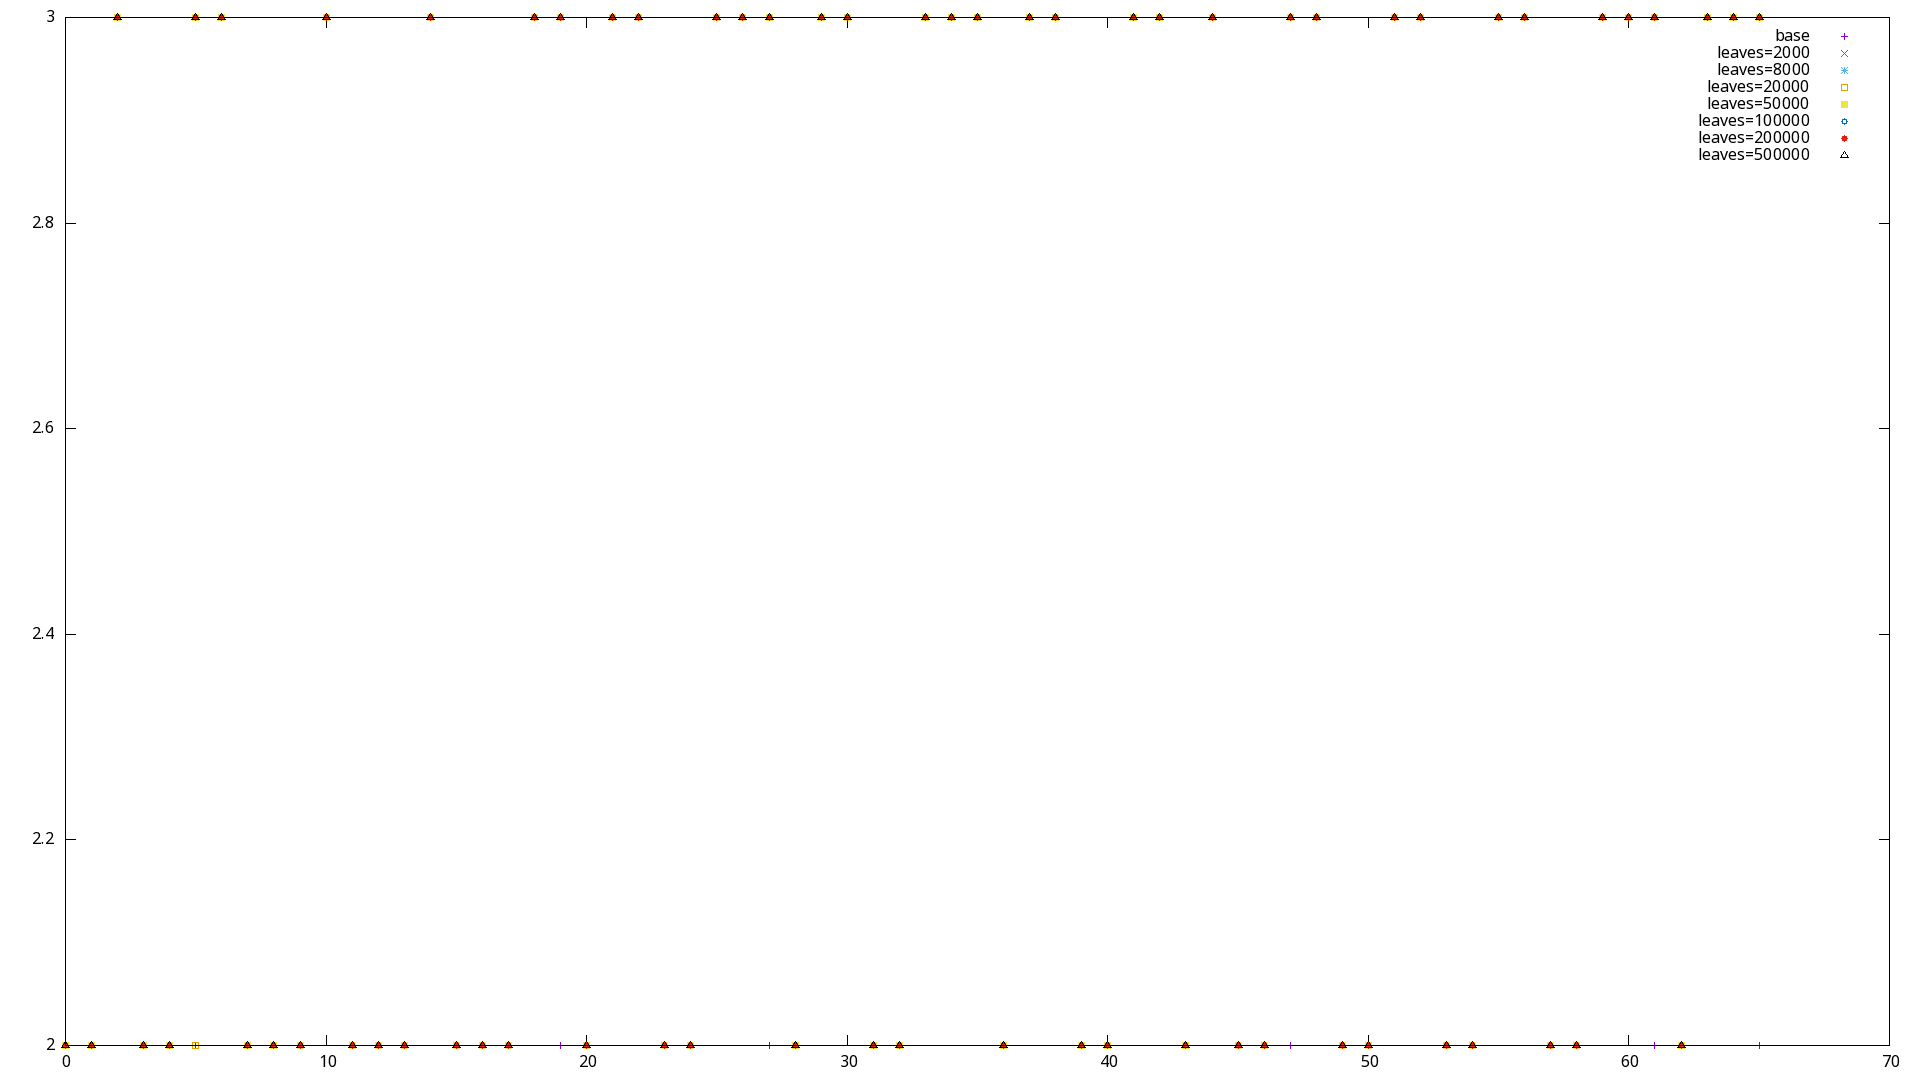

Recreate this plot in gnuplot.
set terminal png size 1920,1080
set output '06_enemies.png'
plot '06_enemies_base.dat' title 'base', '06_enemies_2000.dat' title 'leaves=2000', '06_enemies_8000.dat' title 'leaves=8000', '06_enemies_20000.dat' title 'leaves=20000', '06_enemies_50000.dat' title 'leaves=50000', '06_enemies_100000.dat' title 'leaves=100000', '06_enemies_200000.dat' title 'leaves=200000', '06_enemies_500000.dat' title 'leaves=500000'